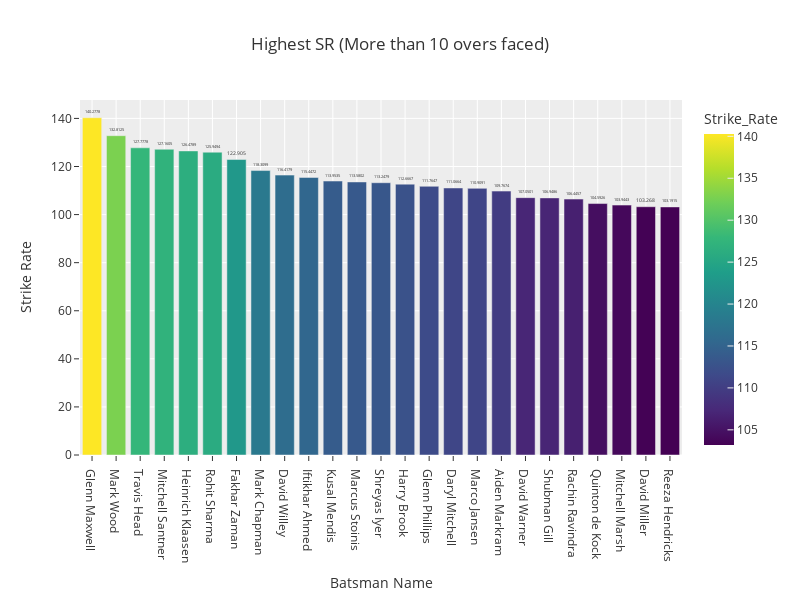

Notebook code for this chart:
### Code cell
fig = px.bar(batsman_strike_rate_valid.head(25), x='Batsman_Name', y='Strike_Rate', title='Highest SR (More than 10 overs faced)',

             labels={'Strike Rate': 'Strike_Rate', 'Batsman Name': 'Batsman_Name'}, color='Strike_Rate', color_continuous_scale='viridis',)

fig.update_layout(xaxis_title='Batsman Name',
                  yaxis_title='Strike Rate', height=600, width=800)
fig.update_layout(template='ggplot2')
fig.update_traces(texttemplate="%{y}", textposition="outside")
fig.show()

### Figure 1 — Plotly figure (JSON) as saved in the notebook; plotly's stock layout.template omitted (floating-point values rounded to 4 significant figures)
{"data": [{"alignmentgroup": "True", "hovertemplate": "Batsman_Name=%{x}<br>Strike_Rate=%{marker.color}<extra></extra>", "legendgroup": "", "marker": {"color": [140.3, 132.8, 127.8, 127.2, 126.5, 125.9, 122.9, 118.3, 116.4, 115.4, 114.0, 113.6, 113.2, 112.7, 111.8, 111.1, 110.9, 109.8, 107.1, 106.9, 106.4, 104.6, 103.9, 103.3, 103.2], "coloraxis": "coloraxis", "pattern": {"shape": ""}}, "name": "", "offsetgroup": "", "orientation": "v", "showlegend": false, "textposition": "outside", "texttemplate": "%{y}", "type": "bar", "x": ["Glenn Maxwell", "Mark Wood", "Travis Head", "Mitchell Santner", "Heinrich Klaasen", "Rohit Sharma", "Fakhar Zaman", "Mark Chapman", "David Willey", "Iftikhar Ahmed", "Kusal Mendis", "Marcus Stoinis", "Shreyas Iyer", "Harry Brook", "Glenn Phillips", "Daryl Mitchell", "Marco Jansen", "Aiden Markram", "David Warner", "Shubman Gill", "Rachin Ravindra", "Quinton de Kock", "Mitchell Marsh", "David Miller", "Reeza Hendricks"], "xaxis": "x", "y": [140.3, 132.8, 127.8, 127.2, 126.5, 125.9, 122.9, 118.3, 116.4, 115.4, 114.0, 113.6, 113.2, 112.7, 111.8, 111.1, 110.9, 109.8, 107.1, 106.9, 106.4, 104.6, 103.9, 103.3, 103.2], "yaxis": "y"}], "layout": {"barmode": "relative", "coloraxis": {"colorbar": {"title": {"text": "Strike_Rate"}}, "colorscale": [[0, "#440154"], [0.1111, "#482878"], [0.2222, "#3e4989"], [0.3333, "#31688e"], [0.4444, "#26828e"], [0.5556, "#1f9e89"], [0.6667, "#35b779"], [0.7778, "#6ece58"], [0.8889, "#b5de2b"], [1, "#fde725"]]}, "height": 600, "legend": {"tracegroupgap": 0}, "title": {"text": "Highest SR (More than 10 overs faced)"}, "width": 800, "xaxis": {"anchor": "y", "domain": [0, 1], "title": {"text": "Batsman Name"}}, "yaxis": {"anchor": "x", "domain": [0, 1], "title": {"text": "Strike Rate"}}}}
